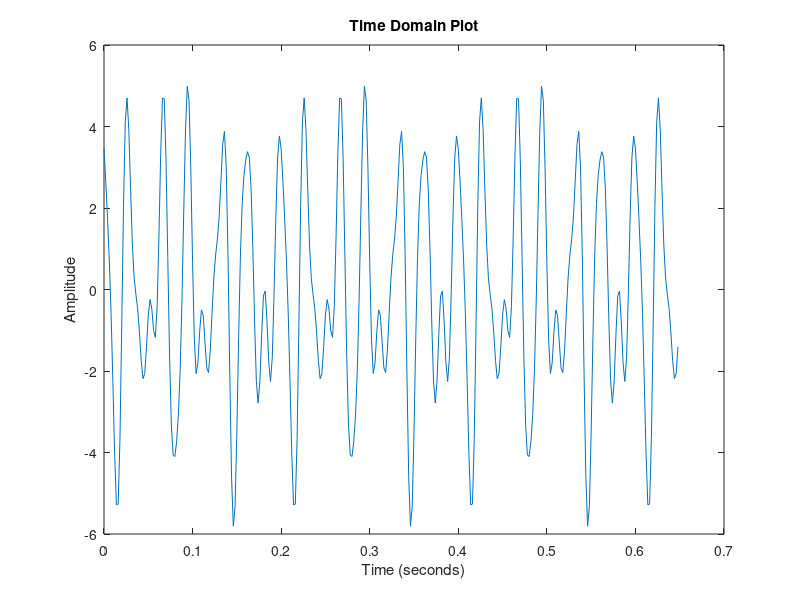
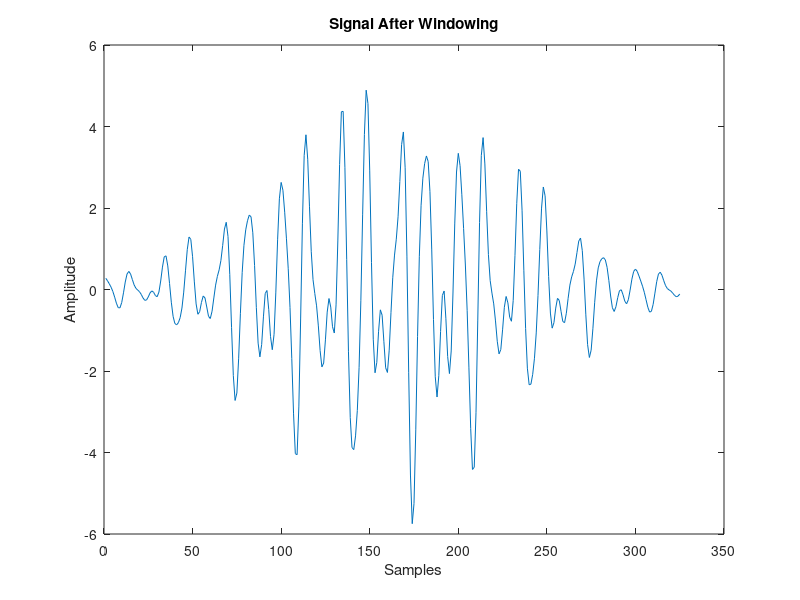
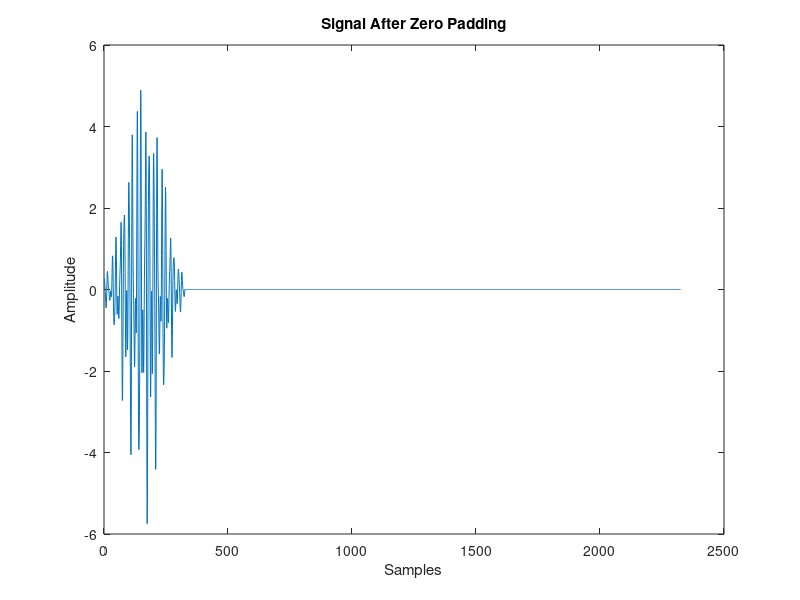
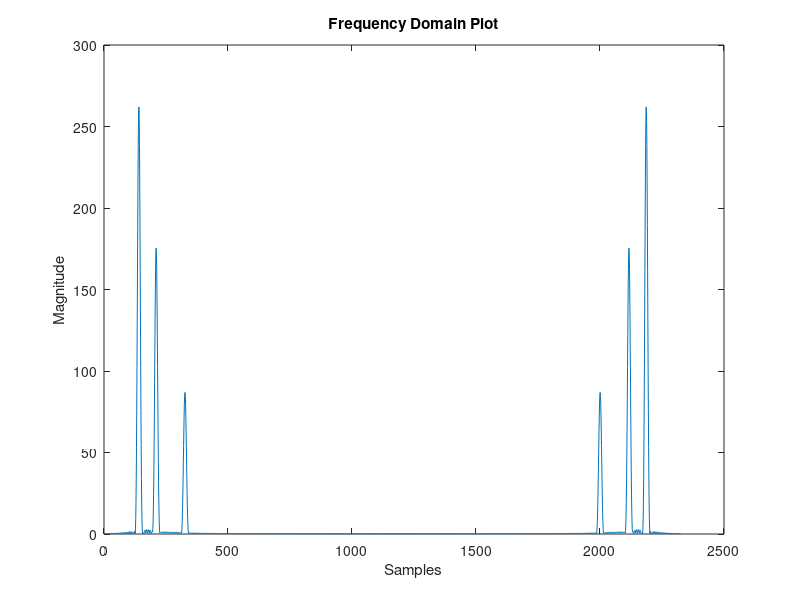

Source code (MATLAB) for these figures, in order: (Note: this script raises an error after producing the figures.)
close; clear; clc;
fs = 500; %Sampling Frequency (Hz)
duration = 0.65; %Duration (Seconds)

N = fs*duration; %Total number of samples
t = 0:1/fs:duration-1/fs; % Time Vector

a1 = 3; f1 = 30; phi1 = 0.6;
a2 = 2; f2 = 45; phi2 = -0.8;
a3 = 1; f3 = 70; phi3 = 2;

s1 = a1*cos(2*pi*f1*t + phi1);
s2 = a2*cos(2*pi*f2*t + phi2);
s3 = a3*cos(2*pi*f3*t + phi3);

s = s1 + s2 + s3;

figure
plot(t,s)
xlabel('Time (seconds)');
ylabel('Amplitude');
title('Time Domain Plot')

s = s.*hamming(N)';
figure
plot(s)
xlabel('Samples');
ylabel('Amplitude');
title('Signal After Windowing')

s = [s zeros(1,2000)];

N2 = length(s);
figure
plot(s);
xlabel('Samples');
ylabel('Amplitude');
title('Signal After Zero Padding')

S = fft(s);
figure
plot(abs(S))
xlabel('Samples');
ylabel('Magnitude');
title('Frequency Domain Plot')

S_OneSide = S(1:N2/2);
f = fs*(0:N2/2-1)/N2;
S_meg = abs(S_OneSide)/(N/4);
figure
plot(f,S_meg)
xlabel('Frequenzy (Hz)');
ylabel('Amplitude');
title('Frequency Domain Plot')

phase1 = angle(S_OneSide(f1*duration+1))
phase2 = angle(S_OneSide(f2*duration+1))
phase3 = angle(S_OneSide(f3*duration+1))
